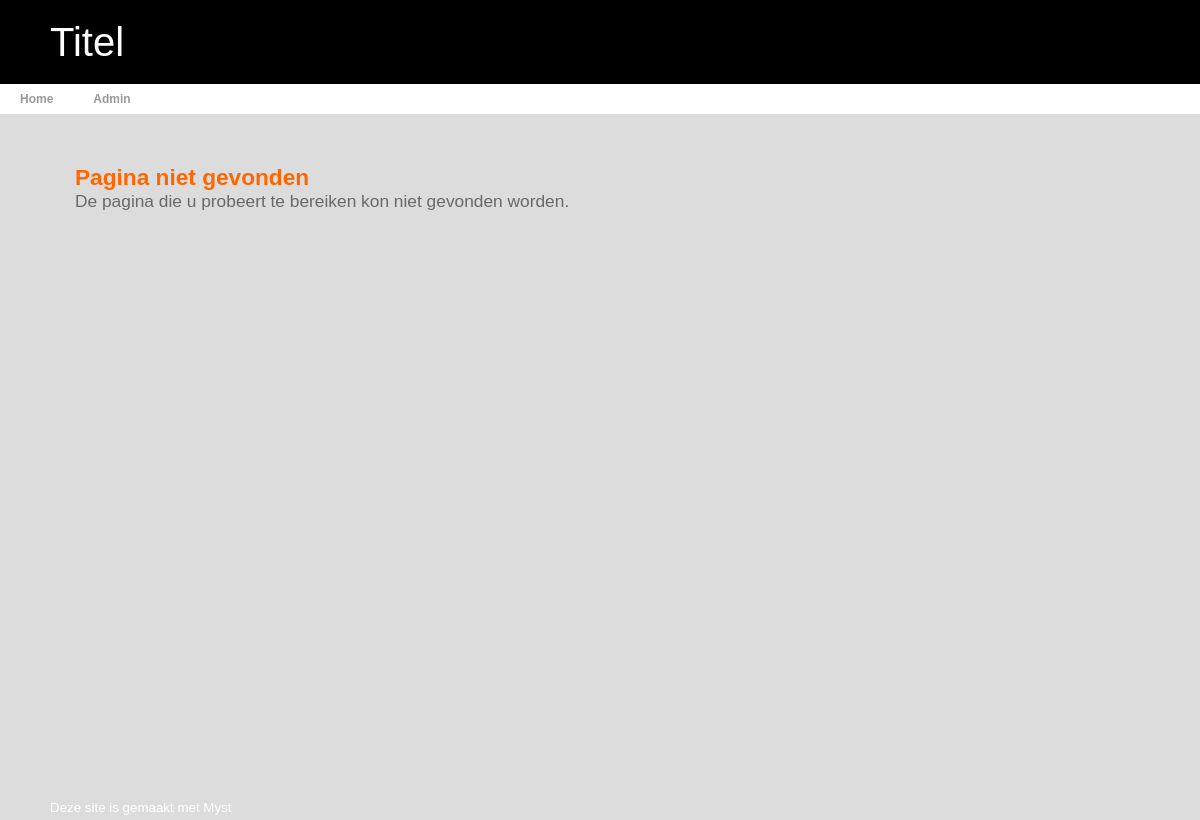
The page /?p=hack on the database as committed earlier.
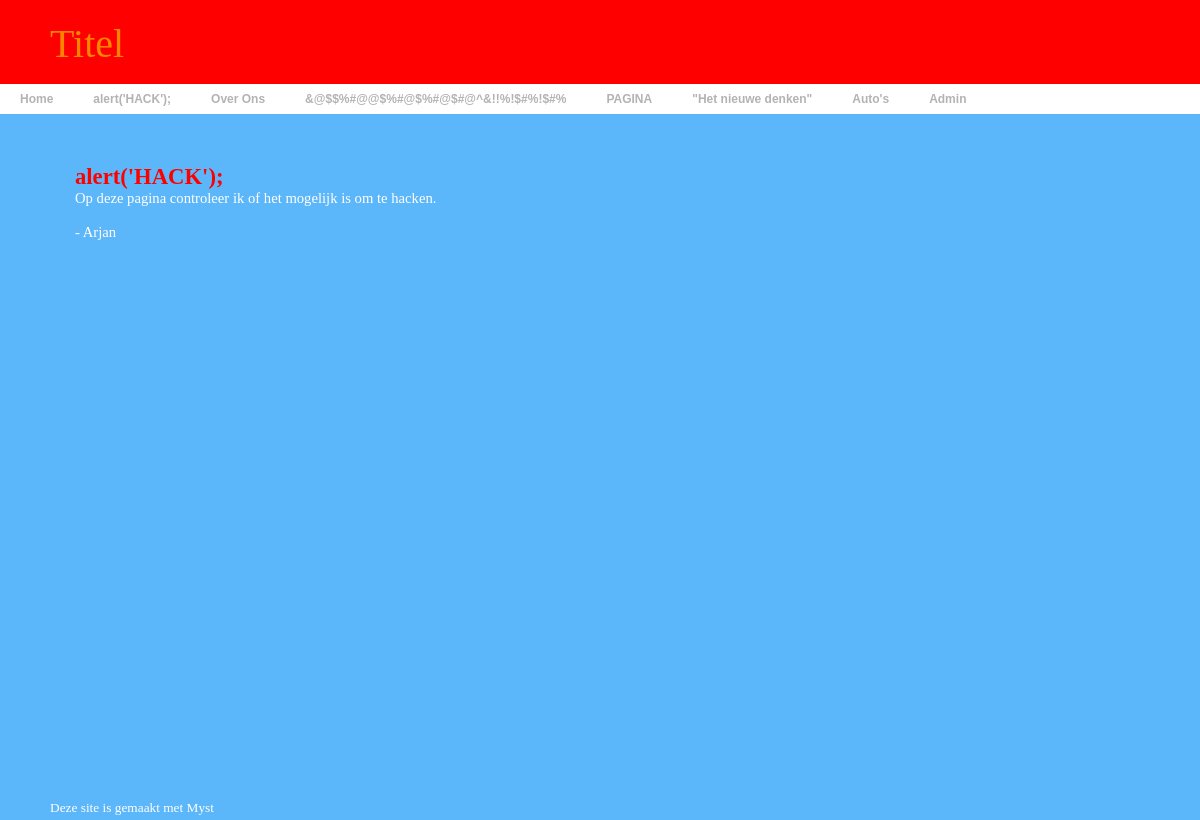
The same page on the database as committed later.
### tables this page shows
CREATE TABLE `webpages` (
  `pageid` int(3) NOT NULL auto_increment,
  `short` varchar(30) NOT NULL,
  `pagename` char(32) NOT NULL,
  `content` text NOT NULL,
  PRIMARY KEY  (`pageid`),
  UNIQUE KEY `short` (`short`)
);

### index.php (called while the page is built, shortened)
<?php
require('main.php');
@$page = urldecode($_GET['p']);
$q = $db->query("select * from `webpages` where `short` = '".$page."'");
switch ( $page ) {
	case ( $q->num_rows > 0 ):
		$page = $q->fetch_assoc();
		$title = $page['pagename'];
		$source = $page['content'];
		require('php/pages.php');
		break;
	default:
		require('php/notfound.php');
		break;
}
require('html/index.php');
?>

### html/index.php (the view, shortened to what this page needs)
<!DOCTYPE html PUBLIC "-//W3C//DTD XHTML 1.0 Transitional//EN" "http://www.w3.org/TR/xhtml1/DTD/xhtml1-transitional.dtd">
<html xmlns="http://www.w3.org/1999/xhtml" xml:lang="en">
	<head>
		<link href="html/all_browsers.css" rel="stylesheet" type="text/css" />
		<link rel="stylesheet" href="html/colorpicker/css/colorpicker.css" type="text/css" />
	</head>
	<body>
	<div id="wrap">
		<div id="head">Titel</div>
		<ul id="menu">
			<li><a href="?p=index">Home</a></li>
			<?php
				$q = $db->query("select * from `webpages` where `pageid` != '1'");
				while ( $r = $q->fetch_assoc() ) {
					echo '<li><a href="?p='.urlencode($r['short']).'">'.$r['pagename'].'</a></li>'."\r\n";
				}
			?>
			<li><a href="javascript:void(0)" class="adminlogin" rel="#prompt">Admin</a></li>
		</ul>
		<div id="content">
			<?php
				if ( @$_SESSION['editmode'] == 'doEdit' ) echo $adminContent;
				else echo $content;
			?>
		</div>
	</div>
		<div id="onderkant">
		Deze site is gemaakt met Myst
		</div>
	</body>
</html>

### php/notfound.php (shortened to what this page needs)
<span id="title">
	<h1>Pagina niet gevonden</h1>
</span>
De pagina die u probeert te bereiken kon niet gevonden worden.
<?php
$adminContent = ob_get_contents();
$content = $adminContent;
?>

### php/pages.php (shortened to what this page needs)
<span id="title">
	<h1><?php echo $title; ?></h1>
</span>
<?php
echo '<span id="innerContent">'.nl2br($source).'</span>';
$content = ob_get_contents();
?>

### html/all_browsers.css (style rules this page uses)
* { margin: 0; padding: 0; }
a:link { color: #3300CC; text-decoration: none; cursor: pointer; }
body { font-family: Calibri, Veranda, Arial, serif; font-size: 13pt; background-color: #DCDCDC; color: #696969; }
h1 { font-size: 17pt; color: #FF6600; }
p,ul { margin-left: 30px; }
#wrap { min-height: 100%; }
#head { background-color:black; color: white; padding-left: 50px; padding-top: 20px; height: 64px; font-size: 30pt; }
html, body { height: 100%; }
#content { margin-top: 50px; margin-left: 75px; margin-right: 50px; margin-bottom: 0px; position: relative; width: 77%; overflow:auto; padding-bottom: 150px; }
#onderkant { background-image: url(img/ft.png); color: white; padding-left: 50px; padding-top: 20px; font-size: 10pt; position: relative; margin-top: -20px; height: 20px; clear:both; }
ul#menu { margin:0; padding:0; list-style-type:none; width:auto; position:relative; display:block; height:30px; font-size:12px; font-weight:bold; background-color:white; font-family:Arial, Helvetica, sans-serif; border-bottom:0px solid #000000; border-top:0px solid #000000; }
ul#menu li { display:block; float:left; margin:0; padding:0; }
ul#menu li a { display:block; float:left; color:#999999; text-decoration:none; font-weight:bold; padding:8px 20px 0 20px; }

Rows that differ between the two databases and show on the page:
added webpages: pagename "alert('HACK');", content "Op deze pagina controleer ik of het mogelijk is om te hacken. - Arjan"
added webpages: pagename "Over Ons"
added webpages: pagename "&@$$%#@@$%#@$%#@$#@^&!!%!$#%!$#%"
added webpages: pagename "PAGINA"
added webpages: pagename "\"Het nieuwe denken\""
added webpages: pagename "Auto's"
Other text that changed with them:
text no longer shown: "Pagina niet gevonden De pagina die u probeert te bereiken kon niet gevonden worden."
